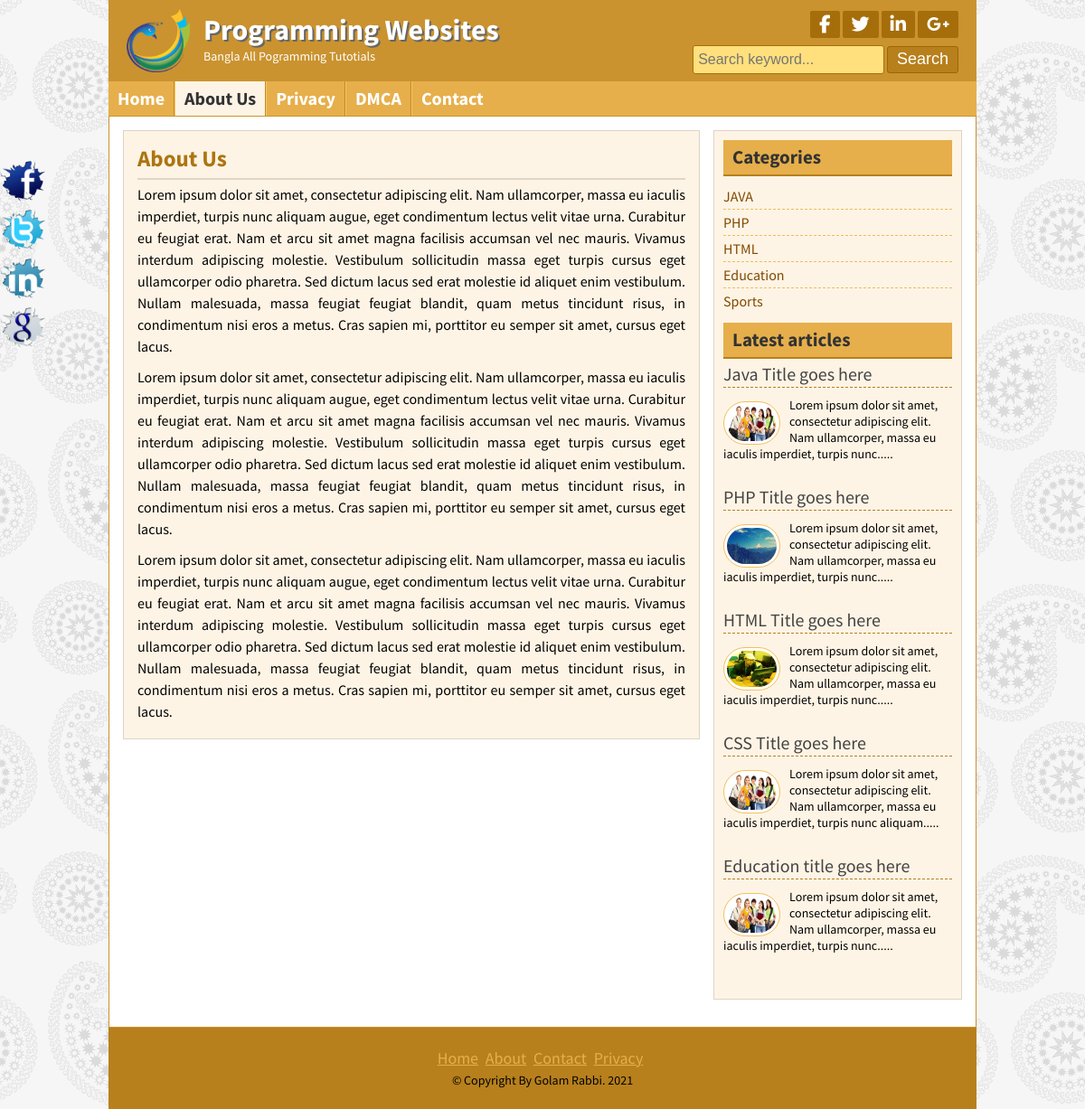
The page /page.php?pageid=4 on the database its author committed.
### tables this page shows
CREATE TABLE `title_slogan` (
  `id` int(11) NOT NULL,
  `title` varchar(255) NOT NULL,
  `slogan` varchar(255) NOT NULL,
  `logo` varchar(255) NOT NULL
);

CREATE TABLE `tbl_social` (
  `id` int(11) NOT NULL,
  `fb` varchar(255) NOT NULL,
  `tw` varchar(255) NOT NULL,
  `ln` varchar(255) NOT NULL,
  `gp` varchar(255) NOT NULL
);

CREATE TABLE `tbl_page` (
  `id` int(11) NOT NULL,
  `name` varchar(255) NOT NULL,
  `body` text NOT NULL
);

CREATE TABLE `tbl_catagory` (
  `id` int(11) NOT NULL,
  `name` varchar(50) NOT NULL
);

CREATE TABLE `tbl_post` (
  `id` int(11) NOT NULL,
  `cat` int(11) NOT NULL,
  `title` varchar(255) NOT NULL,
  `body` text NOT NULL,
  `image` varchar(255) NOT NULL,
  `author` varchar(50) NOT NULL,
  `tags` varchar(255) NOT NULL,
  `date` timestamp NOT NULL DEFAULT CURRENT_TIMESTAMP,
  `userid` int(11) NOT NULL
);

CREATE TABLE `tbl_footer` (
  `id` int(11) NOT NULL,
  `note` varchar(255) NOT NULL
);

### helpers/format.php (called while the page is built, shortened)
<?php
	class format{
		public function textshorten($text,$limit = 400){
			$text = $text. " ";
			$text = substr($text, 0, $limit);
			$text = substr($text, 0, strrpos($text, ' '));
			$text = $text.".....";
			return $text;
		}
}
?>

### page.php (the view)
<?php include 'inc/header.php';?>
<?php
	if (!isset($_GET['pageid']) || $_GET['pageid'] == NULL) {
		header("loction:404.php");
	}else{
		$id = $_GET['pageid'];
	}
?>
	<div class="contentsection contemplete clear">
		<div class="maincontent clear">
			<div class="about">
			<?php
                $sql = "SELECT * FROM tbl_page WHERE id ='$id'";
                $query = mysqli_query($con,$sql);
                if ($query) {
                while ($result = mysqli_fetch_array($query)) {
            ?>
				<h2><?php echo $result['name']?></h2>
					<?php echo $result['body']?>
			<?php } }else{header("location:404.php");} ?>
			</div>
		</div>
<?php include 'inc/sidebar.php';?>
	</div>
<?php include 'inc/footer.php';?>

### inc/header.php (shortened to what this page needs)
<?php include 'config.php';?>
<?php include 'helpers/format.php';?>
 <?php
 	$tm = new format();
 ?>
<!DOCTYPE html>
<html>
<head>
	<link rel="stylesheet" href="font-awesome-4.5.0/css/font-awesome.css">
	<link rel="stylesheet" href="css/nivo-slider.css" type="text/css" media="screen" />
	<link rel="stylesheet" href="style.css">
</head>
<body>
	<div class="headersection templete clear">
		<a href="index.php">
			<div class="logo">
				<?php
            		$sql = "SELECT * FROM title_slogan WHERE id =1";
            		$query = mysqli_query($con,$sql);
            		while ($result = mysqli_fetch_array($query)) {
        		?>
				<img src="admin/<?php echo $result['logo'];?>" alt="Logo"/>
				<h2><?php echo $result['title'];?></h2>
				<p><?php echo $result['slogan'];?></p>
				<?php } ?>
			</div>
		</a>
		<div class="social clear">
			<div class="icon clear">
				<?php
            		$sql = "SELECT * FROM tbl_social WHERE id =1";
            		$query = mysqli_query($con,$sql);
            		while ($result = mysqli_fetch_array($query)) {
        		?>
				<a href="<?php echo $result['fb'];?>" target="_blank"><i class="fa fa-facebook"></i></a>
				<a href="<?php echo $result['tw'];?>" target="_blank"><i class="fa fa-twitter"></i></a>
				<a href="<?php echo $result['ln'];?>" target="_blank"><i class="fa fa-linkedin"></i></a>
				<a href="<?php echo $result['gp'];?>" target="_blank"><i class="fa fa-google-plus"></i></a>
				<?php } ?>
			</div>
			<div class="searchbtn clear">
			<form action="search.php" method="GET">
				<input type="text" name="search" placeholder="Search keyword..."/>
				<input type="submit" name="submit" value="Search"/>
			</form>
			</div>
		</div>
	</div>
<?php include 'menu.php';?>

### inc/menu.php
<div class="navsection templete">
	<?php
		$path = $_SERVER['SCRIPT_FILENAME'];
		$currentpage = basename($path,'.php');
	?>
	<ul>
		<li><a
			<?php if ($currentpage == 'index') {echo 'id="active"';} ?>
		 href="index.php">Home</a></li>
		<?php
			$sql = "SELECT * FROM tbl_page";
			$category = mysqli_query($con,$sql);
			if ($category) {
			while ( $result=mysqli_fetch_array($category)) {
		?>
			<li><a
				<?php
					if (isset($_GET['pageid']) && $_GET['pageid']==$result['id']) {
						echo 'id="active"';
					}
				?>
			 href="page.php?pageid=<?php echo $result['id']; ?>"> <?php echo $result['name'];?> </a></li>
		<?php } } ?>
		<li><a
			<?php if ($currentpage == 'contact') {echo 'id="active"';} ?>
			href="contact.php">Contact</a></li>
	</ul>
</div>

### inc/sidebar.php
<div class="sidebar clear">
	<div class="samesidebar clear">
		<h2>Categories</h2>
			<ul>
			<?php
				$sql = "SELECT * FROM tbl_catagory";
				$category = mysqli_query($con,$sql);
				if ($category) {
				while ( $result=mysqli_fetch_array($category)) {
			?>
				<li><a href="posts.php?Category=<?php echo $result['id']; ?>"> <?php echo $result['name'];?> </a></li>
				<?php } } else{ ?>
				<li>No Category Created</li>
				<?php } ?>
			</ul>
	</div>
	<div class="samesidebar clear">
		<h2>Latest articles</h2>
		<?php
			$sql = "SELECT * FROM tbl_post limit 5";
			$query = mysqli_query($con,$sql);
			if ($query) {
				while ( $result=mysqli_fetch_array($query)) {
		?>
			<div class="popular clear">
				<h3><a href="post.php?id=<?php echo $result['id'];?>"><?php echo $result['title'];?></a></h3>
				<img src="admin/<?php echo $result['image'];?>" alt="post image"/></a>
				<?php echo $tm->textshorten($result['body'], 128); ?>
			</div>
			<?php } } else {header("location:404.php");}?>
	</div>
</div>

### inc/footer.php (shortened to what this page needs)
	<div class="footersection templete clear">
	  <div class="footermenu clear">
		<ul>
			<li><a href="#">Home</a></li>
			<li><a href="#">About</a></li>
			<li><a href="#">Contact</a></li>
			<li><a href="#">Privacy</a></li>
		</ul>
	  </div>
	  <?php
           $sql = "SELECT * FROM tbl_footer WHERE id =1";
           $query = mysqli_query($con,$sql);
           while ($result = mysqli_fetch_array($query)) {
           ?>
	  <p>&copy; <?php echo $result['note'];?> <?php echo date('Y');?></p>
	  <?php } ?>
	</div>
	<div class="fixedicon clear">
		<?php
           $sql = "SELECT * FROM tbl_social WHERE id =1";
           $query = mysqli_query($con,$sql);
           while ($result = mysqli_fetch_array($query)) {
           ?>
		<a href="<?php echo $result['fb'];?>" target="_blank" ><img src="images/fb.png" alt="Facebook"/></a>
		<a href="<?php echo $result['tw'];?>" target="_blank" ><img src="images/tw.png" alt="Twitter"/></a>
		<a href="<?php echo $result['ln'];?>" target="_blank" ><img src="images/in.png" alt="LinkedIn"/></a>
		<a href="<?php echo $result['gp'];?>" target="_blank" ><img src="images/gl.png" alt="GooglePlus"/></a>
		<?php } ?>
	</div>
</body>
</html>

### style.css (style rules this page uses)
* { margin:0;padding:0;outline:0 }
body { font-family: 'Source Sans Pro', sans-serif;font-size:14px;line-height:18px;color:#000;background:url(images/bg.png)repeat fixed 0 0 #fff; }
.templete { width:960px;margin:0 auto; }
.contemplete { margin: 0 auto; width: 928px; }
.clear { overflow:hidden; }
input[type="text"], input[type="email"] { border: 1px solid #cfc5b6; border-radius: 3px; margin-bottom: 5px; padding: 5px; width: 300px; }
input[type="submit"] { background: #b7801c none repeat scroll 0 0; border: 1px solid #e6af4b; color: #fff; cursor: pointer; font-size: 20px; padding: 1px 10px; }
.headersection { background: #ca932f none repeat scroll 0 0; color: #fff; }
.logo { float: left; width: 580px; }
.logo img { float: left; margin-right: 15px; padding-bottom: 10px; padding-left: 20px; padding-top: 10px; width: 70px; }
.logo h2 { color: #fff; font-size: 32px; margin-bottom: 11px; margin-top: 24px; text-shadow: 2px 2px 0 #666; }
.logo p { color:#fff; }
.social { float: right; margin-right: 20px; margin-top: 12px; text-align: right; width: 360px; }
.icon { float: right; }
.icon a { background: #a56e0a none repeat scroll 0 0; border-radius: 2px; color: #fff; display: block; float: left; font-size: 20px; margin-left: 3px; padding: 5px 10px; }
.searchbtn { float: right; margin-top: 8px; }
.searchbtn input[type="text"] { border: 1px solid #A56E0A; width: 200px; background: #FFE07C; font-size: 16px; height: 20px; }
.searchbtn input[type="submit"] { border: 1px solid #9d6602; border-radius: 3px; font-size: 18px; height: 30px; padding-left: 10px; padding-right: 10px; padding-top: 0; cursor: pointer; }
.navsection { background: none repeat scroll 0 0 #e6af4b; min-height: 38px; }
.navsection ul { margin:0;padding:0;list-style:none; }
.navsection ul li { border-left: 1px solid #fdc662; border-right: 1px solid #c18a26; display: block; float: left; position:relative; }
.navsection ul li:first-child { border-left: 0px solid #fdc662; }
.navsection ul li:last-child { border-right: 0px solid #c18a26; }
.navsection ul li a { color: #fff; display: block; font-size: 20px; font-weight: bold; padding: 10px; text-decoration: none; }
.navsection ul li a:hover, #active { background:#FEF4E5;color:#333; }
.contentsection { background: #ffffff none repeat scroll 0 0; border: 1px solid #ca932f; padding: 15px; }
.maincontent { background: #fef4e5 none repeat scroll 0 0; border: 1px solid #ded4c5; float: left; margin: 0 15px 15px 0; padding: 8px 15px; width: 606px; }
.about { font-size: 16px; line-height: 24px; text-align: justify; }
.about p { font-size: 16px; line-height: 24px; margin-bottom: 10px; text-align: justify; }
.samepost h2, .about h2 { border-bottom: 2px solid #e0d6c7; color: #ac7511; font-size: 25px; margin-bottom: 4px; padding: 10px 10px 10px 0; }
.sidebar { background: #fef4e5 none repeat scroll 0 0; border: 1px solid #ded4c5; float: right; margin-bottom: 15px; margin-top: 0; padding: 10px; width: 253px; }
.samesidebar { margin-bottom: 10px; }
.samesidebar h2 { background: #e6af4b none repeat scroll 0 0; border-bottom: 2px solid #b7801c; color: #333; margin-bottom: 8px; padding: 10px; }
.samesidebar ul { padding:0;margin:0;list-style:none; }
.samesidebar ul li { border-bottom: 1px dashed #e9c05c; font-size: 16px; padding: 5px 8px 5px 0; }
.samesidebar ul li:last-child { border-bottom: 0px dashed #e9c05c; }
.samesidebar ul li a { color: #814a00; text-decoration: none; }
.samesidebar p { margin-bottom: 10px; }
.popular { margin-bottom: 20px; }
.popular h3 { border-bottom: 1px dashed #b7801c; font-size: 20px; font-weight: normal; margin-bottom: 10px; padding-bottom: 5px; }
.popular h3 a { text-decoration:none;color:#444 }
.popular img { background: #fff none repeat scroll 0 0; border: 1px solid #f6bf5b; border-radius: 30px; float: left; height: 40px; margin-right: 10px; margin-top: 5px; padding: 3px; width: 55px; }
.footersection { height:90px;background:#B7801C;text-align:center }
.footermenu { margin-top: 25px; margin-bottom: 5px; }
.footermenu ul { padding:0;margin:0;list-style:none;text-align:center; }
.footermenu ul li { display:inline-block; }
.footermenu ul li a { color: #E6AF4B; font-size: 18px; margin-right: 5px; }
.fixedicon { left: 0; position: fixed; top: 175px; width: 60px; }
.fixedicon img { width: 50px; }

### rows shown on the page
title_slogan: logo (picture), title "Programming Websites", slogan "Bangla All Pogramming Tutotials"
tbl_page: name "About Us", body "Lorem ipsum dolor sit amet, consectetur adipiscing elit. Nam ullamcorper, massa eu iaculis imperdiet, turpis nunc aliquam augue, eget condimentum lectus velit vitae urna. Curabitur eu feugiat erat. Nam et arcu sit amet magna facilisis accumsan vel nec mauris. Vivamus interdum adipiscing molestie. Vestibulum sollicitudin massa eget turpis cursus eget ullamcorper odio pharetra. Sed dictum lacus sed erat molestie id aliquet enim vestibulum. Nullam malesuada, massa feugiat feugiat blandit, quam metus tincidunt risus, in condimentum nisi eros a metus. Cras sapien mi, porttitor eu semper sit amet, cursus eget lacus. Lorem ipsum dolor sit amet, consectetur adipiscing elit. Nam ullamcorper, massa…"
tbl_page: name "Privacy"
tbl_page: name "DMCA"
tbl_catagory: name "JAVA"
tbl_catagory: name "PHP"
tbl_catagory: name "HTML"
tbl_catagory: name "Education"
tbl_catagory: name "Sports"
tbl_post: title "Java Title goes here", image (picture), body "Lorem ipsum dolor sit amet, consectetur adipiscing elit. Nam ullamcorper, massa eu iaculis imperdiet, turpis nunc....."
tbl_post: title "PHP Title goes here", image (picture), body "Lorem ipsum dolor sit amet, consectetur adipiscing elit. Nam ullamcorper, massa eu iaculis imperdiet, turpis nunc....."
tbl_post: title "HTML Title goes here", image (picture), body "Lorem ipsum dolor sit amet, consectetur adipiscing elit. Nam ullamcorper, massa eu iaculis imperdiet, turpis nunc....."
tbl_post: title "CSS Title goes here", image (picture), body "Lorem ipsum dolor sit amet, consectetur adipiscing elit. Nam ullamcorper, massa eu iaculis imperdiet, turpis nunc aliquam....."
tbl_post: title "Education title goes here", image (picture), body "Lorem ipsum dolor sit amet, consectetur adipiscing elit. Nam ullamcorper, massa eu iaculis imperdiet, turpis nunc....."
tbl_footer: note "Copyright By Golam Rabbi."
